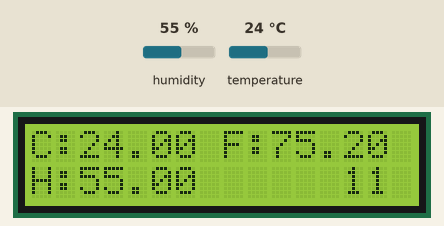
This sketch was run on a simulated Arduino Uno, built with avr-gcc and run on an emulated ATmega328P. On the bench: 16×2 character LCD. The inputs (shaded band) are chosen by the test bench; at power-on: humidity 55 %, temperature 24 °C. What the sketch prints to the serial monitor is not drawn.

Above: at 1.2 s.
1.3 s: humidity set to 22 %
At 2.6 s:
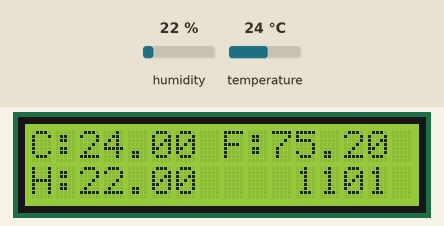
4.7 s: temperature set to 12 °C
At 6.7 s:
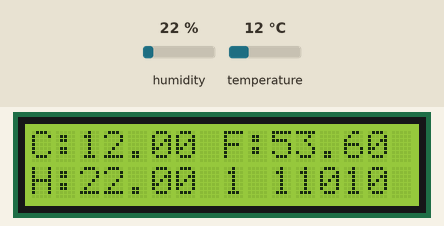
7.8 s: humidity set to 40 %
At 8.7 s:
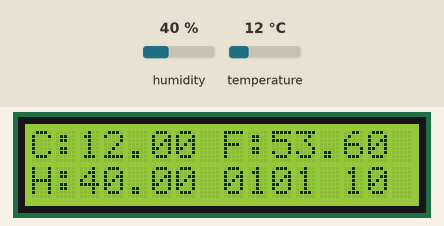
10.6 s: temperature set to 19 °C
At 12.8 s:
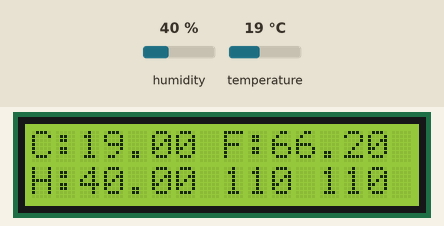
Timing chart, 0 to 14.3 s (numbered marks = the images above; inputs shaded):
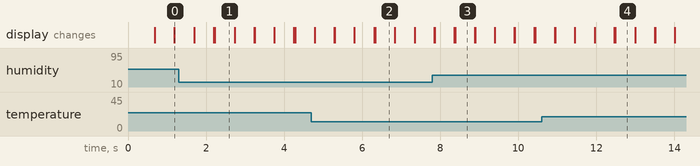

Measured:
- what the display in image 1 shows lasts 0.5 s, from 2.2 s to 2.7 s

The sketch:

TemperatureDisplay.ino
```cpp
/*
  TemperatureDisplay
  - Action: Reads temperature from DHT module and exports data to LCD
  display. LCD display outputs fahrenheit temperature in binary in the
  "forth slot/section."
  - Built by: Miguel Tapia
  - Boilerplate: Hello World LCD, DHT Tester
  - Consulted Sources:
    * https://hamboelektronik.com/how-to-make-a-scrolling-effect-on-lcd-arduino/
    * https://www.arduino.cc/en/Reference.StringConstructor
    * https://electronics.stackexchange.com/questions/63942/arduino-convert-a-char-to-an-int
  - NOTE:
    * Intentionally scrolled from position 8 to 15 in order for
    everything to look more balanced.
    * Intentional: The scroll value will not be updated to the latest
    DHT read until the current value is scrolled completely.
    * The included Serial.Print statements will be useful when evaluating the accuracy of
    the binary scroll.
*/

// DHT INCLUDE AND CONSTANTS
#include "DHT.h"
#define DHTPIN 2
#define DHTTYPE DHT11
DHT dht(DHTPIN, DHTTYPE);

// LCD INCLUDE AND CONSTANTS
#include <LiquidCrystal.h>
const int rs = 7, en = 8, d4 = 9, d5 = 10, d6 = 11, d7 = 12;
LiquidCrystal lcd(rs, en, d4, d5, d6, d7);

// GLOBAL INTS - CHECK ERRORS, SCROLLING, TEMPS
int errorCount = 0;
int datStart = 0;
int datEnd = 0;
int cursorLoc = 15;
String currentScroll;
String scrollBin = "";
float tCelcius;
float tFahrenheit;
float humidity;

// Setup() - Sets Arduino Starting Configuration
void setup() {
  // Init Serial Communication
  Serial.begin(9600);
  Serial.println(F("***DHT and LCD Init***"));

  // Begin DHT Module and LCD Display
  dht.begin();
  lcd.begin(16,2);
}

// GetValsAndCheck() - Gets DHT Data And Checks It
int getValsAndCheck() {
  // Read Celcius
  tCelcius = dht.readTemperature();

  // Read Fahrenheit
  tFahrenheit = dht.readTemperature(true);

  // Read Humidity
  humidity = dht.readHumidity();

  // Checks If Error Occured In DHT Module To Clear Display
  if (errorCount > 0) {
    lcd.clear();
    errorCount = 0;
  }

  // Checks If DHT Is Not Reading Any Of The Values
  if (isnan(tCelcius) || isnan(tFahrenheit) || isnan(humidity)) {
    lcd.clear();
    lcd.setCursor(0, 0);
    lcd.print("Failed to read");
    lcd.setCursor(0, 1);
    lcd.print("from sensor!");
    Serial.println(F("Failed to read from sensor!"));
    errorCount++;
    return 1;
  } else {
    return 0;
  }
}

// DisplayMainData() - Displays 3 Main Slot Data
void displayMainData () {
  // Serial.print("Celcius: " + String(tCelcius) + " ");
  // Serial.print("Fahrenheit: " + String(tFahrenheit) + " ");
  // Serial.print("Humidity: " + String(humidity) + " ");
  // Serial.println();

  lcd.setCursor(0, 0);
  lcd.print("C:" + String(tCelcius));

  lcd.setCursor(8, 0);
  lcd.print("F:" + String(tFahrenheit));

  lcd.setCursor(0, 1);
  lcd.print("H:" + String(humidity));
}

// DisplayScrollData() - Gets Scroll Data & Scrolls
void displayScrollData () {
  currentScroll = String(tFahrenheit);

  // Only Fill Bin Once
  if (scrollBin == "") {
    for (int i = 0; i < currentScroll.length(); i++) {
      char cur = currentScroll[i];
      String binChar = String(cur, BIN);
      // Space to split bytes
      scrollBin += binChar + " ";
    }
    Serial.println("Scroll String: " + currentScroll);
    Serial.println("Scroll Binary: " + scrollBin);
    Serial.println("***Filled BScroll***");
    Serial.println("--------------------------------------------------");
  }

  lcd.setCursor(cursorLoc, 1);
  lcd.print(scrollBin.substring(datStart, datEnd));
  delay(500);
  lcd.clear();

  if (datStart == 0 && cursorLoc > 8) {
    cursorLoc--;
    datEnd++;
  } else if (datStart == datEnd) {
    datStart = datEnd = 0;
    cursorLoc = 9;
  } else if (datEnd == scrollBin.length() && cursorLoc == 0) {
    datStart++;
  } else {
    datStart++;
    datEnd++;
  }

  if (scrollBin.substring(datStart, datEnd) == "") {
    datStart = 0;
    datEnd = 0;
    cursorLoc = 15;

    // Once whole string is displayed empty to recieve new data.
    Serial.println("Value Old: " + scrollBin);
    scrollBin = "";
    Serial.println("***Emptied BScroll***");
    Serial.println("Value Current: " + scrollBin);
  }
}

// Loop() - Runs Functions
void loop() {
  // Gets Values And Checks Validity
  int set = getValsAndCheck();
  if (set == 1) {
    return;
  }

  // Displays Main 3 Slots
  displayMainData();

  // Displays 4th Slot (Scrolling Slot)
  displayScrollData();
}
```
